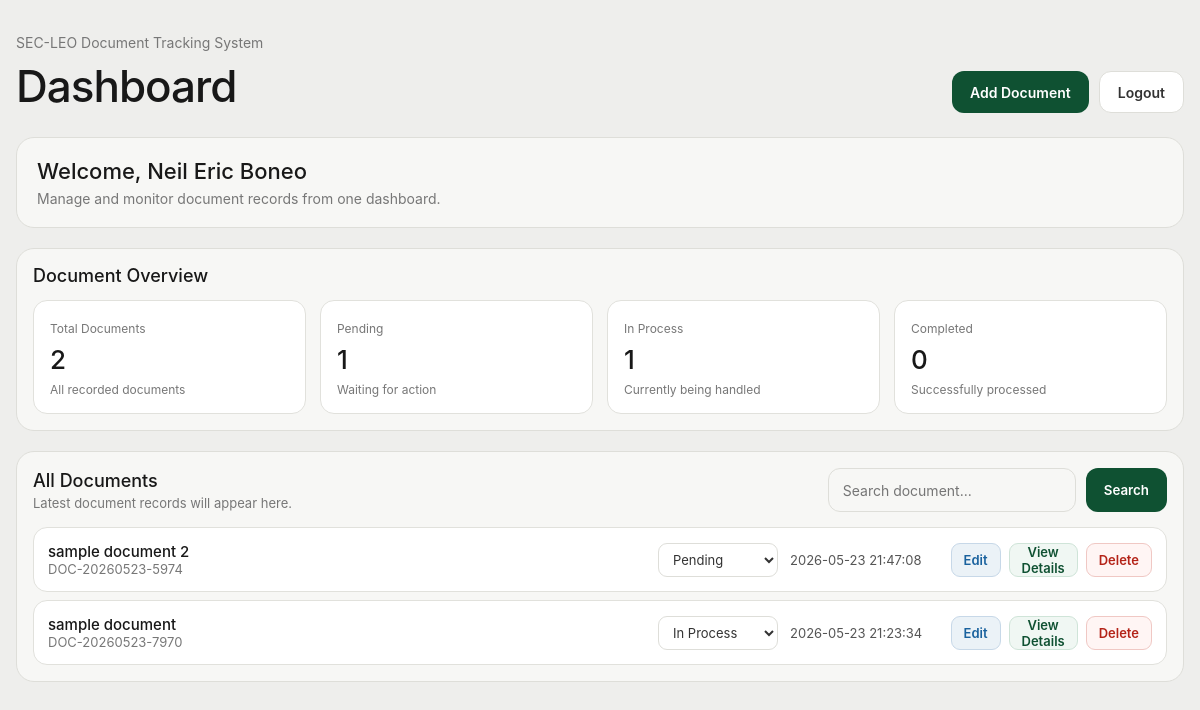
The page /admin/dashboard.php (signed in) on the database its author committed.
### tables this page shows
CREATE TABLE `documents` (
  `id` int(11) NOT NULL,
  `tracking_number` varchar(50) NOT NULL,
  `title` varchar(150) NOT NULL,
  `description` text DEFAULT NULL,
  `sender` varchar(100) NOT NULL,
  `recipient` varchar(100) NOT NULL,
  `status` enum('Pending','In Process','Completed') NOT NULL DEFAULT 'Pending',
  `date_submitted` timestamp NOT NULL DEFAULT current_timestamp(),
  `file_name` varchar(255) DEFAULT NULL,
  `file_path` varchar(255) DEFAULT NULL
);

### admin/dashboard.php (the view, shortened to what this page needs)
<?php
require_once '../config.php';
$adminName = $_SESSION['name'] ?? "Admin";
$totalDocuments = $conn->query("SELECT COUNT(*) AS total FROM documents")->fetch_assoc()['total'];
$pendingDocuments = $conn->query("SELECT COUNT(*) AS total FROM documents WHERE status = 'Pending'")->fetch_assoc()['total'];
$inProcessDocuments = $conn->query("SELECT COUNT(*) AS total FROM documents WHERE status = 'In Process'")->fetch_assoc()['total'];
$completedDocuments = $conn->query("SELECT COUNT(*) AS total FROM documents WHERE status = 'Completed'")->fetch_assoc()['total'];
    $search = $_GET['search'] ?? '';
        if (!empty($search)) {
            $search = $conn->real_escape_string($search);
            $recentDocuments = $conn->query("
                SELECT * FROM documents
                WHERE title LIKE '%$search%'
                ORDER BY date_submitted DESC
            ");
        } else {
            $recentDocuments = $conn->query("
                SELECT * FROM documents
                ORDER BY date_submitted DESC
                LIMIT 5
            ");
        }
?>
<!DOCTYPE html>
<html lang="en">
<head>
    <link rel="stylesheet" href="dashboard.css">
</head>
<body>
    <main class="main-content">
        <header class="page-header">
            <div>
                <p class="page-label">SEC-LEO Document Tracking System</p>
                <h1>Dashboard</h1>
            </div>
            <div class="header-actions">
                <button type="button" class="add-document-btn" onclick="openDocumentPanel()">Add Document</button>
                <a href="../logout.php" class="logout-btn">Logout</a>
            </div>
        </header>
        <section class="admin-card">
            <div>
                <h2>Welcome, <?php echo htmlspecialchars($adminName); ?></h2>
                <p>Manage and monitor document records from one dashboard.</p>
            </div>
        </section>
        <section class="overview-section">
            <div class="section-title">
                <h2>Document Overview</h2>
            </div>
            <div class="summary-cards">
                <article class="summary-card">
                    <span>Total Documents</span>
                    <h3><?php echo $totalDocuments; ?></h3>
                    <p>All recorded documents</p>
                </article>
                <article class="summary-card">
                    <span>Pending</span>
                    <h3><?php echo $pendingDocuments; ?></h3>
                    <p>Waiting for action</p>
                </article>
                <article class="summary-card">
                    <span>In Process</span>
                    <h3><?php echo $inProcessDocuments; ?></h3>
                    <p>Currently being handled</p>
                </article>
                <article class="summary-card">
                    <span>Completed</span>
                    <h3><?php echo $completedDocuments; ?></h3>
                    <p>Successfully processed</p>
                </article>
            </div>
        </section>
        <section class="documents-panel">
            <div class="panel-header">
                <div>
                    <h2>All Documents</h2>
                    <p>Latest document records will appear here.</p>
                </div>
                 <form method="GET" action="" class="search-bar">
                    <input type="text" class="search" name="search" placeholder="Search document..." value="<?php echo htmlspecialchars($search); ?>">
                    <button type="submit">Search</button>
                 </form>
            </div>
            <div class="document-list">
                <?php if ($recentDocuments->num_rows === 0) { ?>
                    <div class="empty-state">
                        <h3>No documents added yet.</h3>
                        <p>Click the Add Document button to create a document record.</p>
                    </div>
                <?php } else { ?>
                    <?php while ($document = $recentDocuments->fetch_assoc()) { ?>
                        <div class="document-row">
                            <div>
                                <h3><?php echo htmlspecialchars($document["title"]); ?></h3>
                                <p><?php echo htmlspecialchars($document["tracking_number"]); ?></p>
                            </div>
                            <form class="status-form" action="dashboard.php" method="POST">
                                <select name="status" onchange="this.form.submit()">
                                    <option value="Pending" <?php echo $document["status"] === "Pending" ? "selected" : ""; ?>>
                                        Pending
                                    </option>
                                    <option value="In Process" <?php echo $document["status"] === "In Process" ? "selected" : ""; ?>>
                                        In Process
                                    </option>
                                </select>
                            </form>
                            <span><?php echo htmlspecialchars($document["date_submitted"]); ?></span>
                            <div class="document-actions">
                                <button
                                     type="button"
                                     class="edit-btn"
                                     onclick='openEditPanel(
                                        <?php echo json_encode($document["id"]); ?>,
                                        <?php echo json_encode($document["title"]); ?>,
                                        <?php echo json_encode($document["description"]); ?>,
                                        <?php echo json_encode($document["sender"]); ?>,
                                        <?php echo json_encode($document["recipient"]); ?>
                                    )'>
                                    Edit
                                </button>
                                <button
                                    type="button"
                                    class="details-btn"
                                    onclick='openDetailsPanel(
                                        <?php echo json_encode($document["tracking_number"]); ?>,
                                        <?php echo json_encode($document["title"]); ?>,
                                        <?php echo json_encode($document["description"]); ?>,
                                        <?php echo json_encode($document["sender"]); ?>,
                                        <?php echo json_encode($document["recipient"]); ?>,
                                        <?php echo json_encode($document["status"]); ?>,
                                        <?php echo json_encode($document["date_submitted"]); ?>,
                                        <?php echo json_encode($document["file_path"] ?? ""); ?>
                                    )'>
                                    View Details
                                </button>
                                <form action="dashboard.php" method="POST" onsubmit="return confirm('Delete this document?');">
                                    <button type="submit" name="delete_document" class="delete-btn">Delete</button>
                                </form>
                            </div>
                        </div>
                    <?php } ?>
                <?php } ?>
            </div>
        </section>
    </main>
</body>
</html>

### admin/dashboard.css (style rules this page uses)
* { margin: 0; padding: 0; box-sizing: border-box; font-family: Inter, Arial, Helvetica, sans-serif; }
body { min-height: 100vh; background: #eeeeec; color: #181818; }
.main-content { width: min(1180px, calc(100% - 32px)); margin: 0 auto; padding: 34px 0; }
.page-header { display: flex; justify-content: space-between; align-items: flex-end; gap: 20px; margin-bottom: 24px; }
.page-label { color: #777; font-size: 14px; margin-bottom: 8px; }
.page-header h1 { font-size: 44px; font-weight: 500; letter-spacing: -1px; }
.header-actions { display: flex; align-items: center; gap: 10px; }
.add-document-btn { height: 42px; padding: 0 18px; background: #0f5132; color: #ffffff; border: none; border-radius: 12px; text-decoration: none; font-size: 14px; font-weight: 600; display: inline-flex; align-items: center; cursor: pointer; }
.logout-btn { height: 42px; padding: 0 18px; background: #ffffff; color: #333; border: 1px solid #deded9; border-radius: 12px; text-decoration: none; font-size: 14px; font-weight: 600; display: inline-flex; align-items: center; }
.admin-card { background: #f7f7f5; border: 1px solid #deded9; border-radius: 18px; padding: 20px; margin-bottom: 20px; }
.admin-card h2 { font-size: 22px; font-weight: 500; margin-bottom: 6px; }
.admin-card p { color: #777; font-size: 14px; }
.overview-section { background: #f7f7f5; border: 1px solid #deded9; border-radius: 18px; padding: 16px; margin-bottom: 20px; }
.section-title h2 { font-size: 18px; font-weight: 500; margin-bottom: 14px; }
.summary-cards { display: grid; grid-template-columns: repeat(4, 1fr); gap: 14px; }
.summary-card { background: #ffffff; border: 1px solid #e1e1dc; border-radius: 14px; padding: 16px; min-height: 112px; }
.summary-card span { font-size: 12px; color: #777; }
.summary-card h3 { font-size: 26px; font-weight: 500; margin: 7px 0; }
.summary-card p { font-size: 12px; color: #777; }
.documents-panel { background: #f7f7f5; border: 1px solid #deded9; border-radius: 18px; padding: 16px; }
.panel-header { display: flex; align-items: center; justify-content: space-between; margin-bottom: 14px; }
.panel-header h2 { font-size: 18px; font-weight: 500; }
.panel-header p { font-size: 13px; color: #777; margin-top: 4px; }
.document-list { display: flex; flex-direction: column; gap: 8px; }
.document-row { background: #ffffff; border: 1px solid #e1e1dc; border-radius: 14px; padding: 14px; display: grid; grid-template-columns: 1fr 120px 150px 200px; align-items: center; gap: 12px; }
.document-row h3 { font-size: 15px; font-weight: 500; }
.document-row p { font-size: 13px; color: #777; }
.document-row span { font-size: 13px; color: #555; }
.status-form { margin: 0; }
.status-form select { width: 120px; height: 34px; border: 1px solid #deded9; background: #ffffff; color: #333; border-radius: 9px; padding: 0 10px; font-size: 13px; outline: none; cursor: pointer; }
.document-actions { display: flex; align-items: center; justify-content: flex-end; gap: 8px; }
.document-actions form { margin: 0; }
.details-btn { height: 34px; padding: 0 12px; border: 1px solid #cfe4d8; background: #f0f7f3; color: #0f5132; border-radius: 9px; cursor: pointer; font-size: 13px; font-weight: 600; }
.delete-btn { height: 34px; padding: 0 12px; border: 1px solid #f0c8c4; background: #fff5f4; color: #b42318; border-radius: 9px; cursor: pointer; font-size: 13px; font-weight: 600; }
.search-bar { display: flex; gap: 10px; margin-bottom: 1px; max-width: 350px; }
.search-bar .search { flex: 1; height: 44px; border: 1px solid #deded9; background: #f7f7f5; border-radius: 12px; padding: 0 14px; font-size: 14px; outline: none; }
.search-bar button { height: 44px; padding: 0 18px; border: none; background: #0f5132; color: #ffffff; border-radius: 12px; font-weight: 600; cursor: pointer; }
.edit-btn { height: 34px; padding: 0 12px; border: 1px solid #c7d8e8; background: #ebf2f7; color: #1a629e; border-radius: 9px; cursor: pointer; font-size: 13px; font-weight: 600; }

### rows shown on the page
documents: title "sample document 2", tracking_number "DOC-20260523-5974", status "Pending", date_submitted "2026-05-23 21:47:08"
documents: title "sample document", tracking_number "DOC-20260523-7970", status "In Process", date_submitted "2026-05-23 21:23:34"

### other values the page prints
$adminName "Neil Eric Boneo"
$totalDocuments "2"
$pendingDocuments "1"
$inProcessDocuments "1"
$completedDocuments "0"
